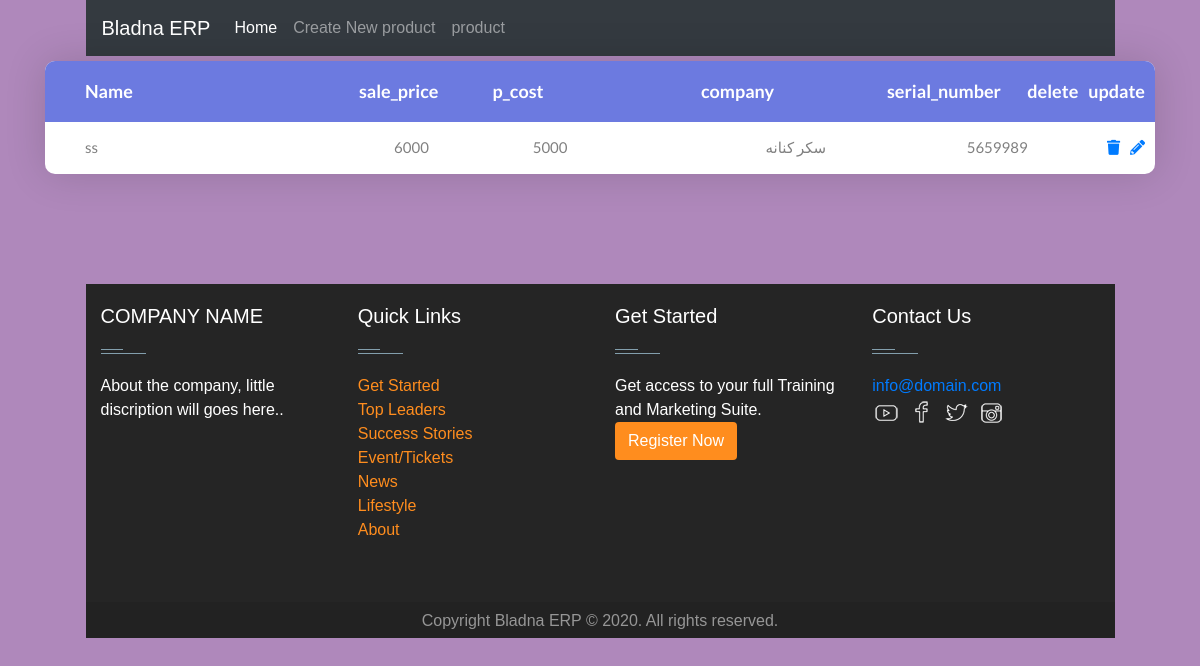
Page /Product/2/ on the committed database.
### Products/models.py (models this page shows, shortened)
class Product(models.Model):
    name = models.CharField("Product Name", max_length=50)
    p_type = models.CharField("Product Type", max_length=50)
    sale_price = models.IntegerField("Sale price")
    p_cost     = models.IntegerField("Product cost")
    serial_number = models.CharField("serial number", max_length=50)
    company       = models.CharField("company production", max_length=50)
    product_created = models.DateField("date create", auto_now=False, auto_now_add=False)
    product_end     = models.DateField("End date", auto_now=False, auto_now_add=False)
    class Meta:
        verbose_name = "Product"
        verbose_name_plural ="products"

### Products/views.py (the view)
# urls.py: path('Product/<int:pk>/', ProductDetailView.as_view(), name='Product-detail'),
class ProductDetailView(DetailView):
    model= Product

### templates/Products/product_detail.html
{% extends 'TableBase/index.html' %}
{% block  navbartitle %}
                    <li class="nav-item active">
                        <a class="nav-link" href="{% url 'home' %}">Home <span class="sr-only">(current)</span></a>
                    </li>
                    <li class="nav-item">
                      <a class="nav-link" href="{% url 'Product-create' %}">Create New product</a>
                    </li>
                    <li class="nav-item">
                        <a class="nav-link" href="{% url 'Product-list' %}">product</a>
                    </li>
{% endblock   %}
{% block thead %}
<th class="cell100 column1">Name</th>
<th class="cell100 column2">sale_price</th>
<th class="cell100 column3">p_cost</th>
<th class="cell100 column4">company</th>
<th class="cell100 column5">serial_number</th>
<th class="cell100 column6">delete</th>
<th class="cell100 column7">update</th>
{% endblock %}
{% block Tbody %}
<tr class="row100 body">
    <td class="cell100 column1">ss</td>
    <td class="cell100 column2">{{object.sale_price}}</td>
    <td class="cell100 column3">{{object.p_cost}}</td>
    <td class="cell100 column4">{{object.company}}</td>
    <td class="cell100 column5">{{object.serial_number}}</td>
    <td class="cell100 column6"><a href="{% url 'Product-delete' object.pk %}" class="fa fa-trash"></a></td>
    <td class="cell100 column6">  <a href="{% url 'Product-update' object.pk %}" class="fa fa-pencil-alt"></a></td>
</tr>
{% endblock  %}

### static/css/all.css (style rules this page uses)
.fa, .fas, .far, .fal, .fad, .fab { -moz-osx-font-smoothing: grayscale; -webkit-font-smoothing: antialiased; display: inline-block; font-style: normal; font-variant: normal; text-rendering: auto; line-height: 1; }
.fa-pencil-alt:before { content: "\f303"; }
.fa-trash:before { content: "\f1f8"; }
.fa, .fas { font-family: 'Font Awesome 5 Free'; font-weight: 900; }

### static/css/style.css (style rules this page uses)
body { background-color: rgb(175, 136, 187); }
tr td { text-align: left; }

### static/css/main.css (style rules this page uses)
* { margin: 0px; padding: 0px; box-sizing: border-box; }
body, html { height: 100%; font-family: sans-serif; }
a { margin: 0px; transition: all 0.4s; -webkit-transition: all 0.4s; -o-transition: all 0.4s; -moz-transition: all 0.4s; }
ul, li { margin: 0px; list-style-type: none; }
th, td { font-weight: unset; padding-right: 10px; }
.column1 { width: 33%; padding-left: 40px; }
.column2 { width: 13%; }
.column3 { width: 22%; }
.column4 { width: 19%; }
.column5 { width: 13%; }
.table100-head th { padding-top: 18px; padding-bottom: 18px; }
.table100-body td { padding-top: 16px; padding-bottom: 16px; }
.table100.ver1 th { font-family: Lato-Bold; font-size: 18px; color: #fff; line-height: 1.4; background-color: #6c7ae0; }
.table100.ver1 td { font-family: Lato-Regular; font-size: 15px; color: #808080; line-height: 1.4; }

### rows in the picture
Product: sale_price "6000", p_cost "5000", company "سكر كنانه", serial_number "5659989"
